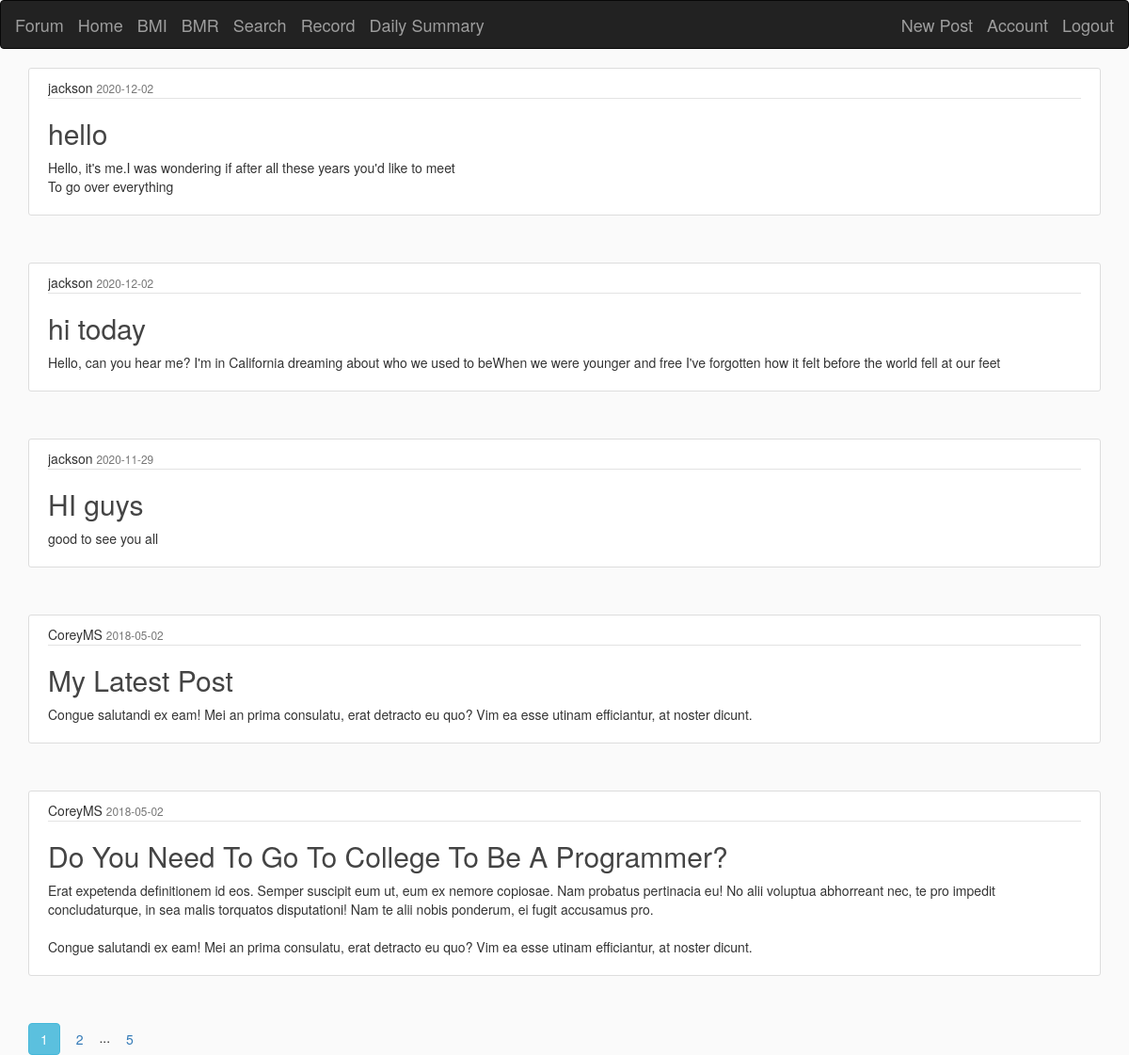
/home (signed in), run on the app's committed database.
### app_folder/models.py (models this page shows, shortened)
class Post(db.Model):
    id = db.Column(db.Integer, primary_key=True)
    title = db.Column(db.String(100), nullable=False)
    date_posted = db.Column(db.DateTime, nullable=False, default=datetime.utcnow)
    content = db.Column(db.Text, nullable=False)
    user_id = db.Column(db.Integer, db.ForeignKey('user.id'), nullable=False)

class User(db.Model, UserMixin):
    id = db.Column(db.Integer, primary_key=True)
    username = db.Column(db.String(20), unique=True, nullable=False)
    email = db.Column(db.String(120), unique=True, nullable=False)
    password = db.Column(db.String(60), nullable=False)
    posts = db.relationship('Post', backref='author', lazy=True)

### app_folder/routes.py (the view)
@app.route("/")
@app.route("/home")
def home():
    page = request.args.get('page', 1, type=int)
    posts = Post.query.order_by(Post.date_posted.desc()).paginate(page=page, per_page=5)
    return render_template('home.html', posts=posts)

### app_folder/models.py (called while the page is built)
@login_manager.user_loader
def load_user(user_id):
    return User.query.get(int(user_id))

### app_folder/templates/home.html
{% extends "layout.html" %}
{% block content %}
    {% for post in posts.items %}
        <article class="media content-section">
          <div class="media-body">
            <div class="article-metadata">
              <span class="mr-2" >{{ post.author.username }}</span>
              <small class="text-muted">{{ post.date_posted.strftime('%Y-%m-%d') }}</small>
            </div>
            <h2><span class="article-title" >{{ post.title }}</span></h2>
            <p class="article-content">{{ post.content }}</p>
          </div>
        </article>
    {% endfor %}
    {% for page_num in posts.iter_pages(left_edge=1, right_edge=1, left_current=1, right_current=2) %}
      {% if page_num %}
        {% if posts.page == page_num %}
          <a class="btn btn-info mb-4" href="{{ url_for('home', page=page_num) }}">{{ page_num }}</a>
        {% else %}
          <a class="btn btn-outline-info mb-4" href="{{ url_for('home', page=page_num) }}">{{ page_num }}</a>
        {% endif %}
      {% else %}
        ...
      {% endif %}
    {% endfor %}
{% endblock content %}

### app_folder/static/main.css (style rules this page uses)
body { background: #fafafa; color: #333333; }
h1, h2, h3, h4, h5, h6 { color: #444444; }
.content-section { background: #ffffff; padding: 10px 20px; border: 1px solid #dddddd; border-radius: 3px; margin-bottom: 50px; }
.article-title { color: #444444; }
.article-content { white-space: pre-line; }
.article-metadata { padding-bottom: 1px; margin-bottom: 4px; border-bottom: 1px solid #e3e3e3 }

### data on the page
Post: author.username "jackson", date_posted "2020-12-02", title "hello", content "Hello, it's me.I was wondering if after all these years you'd like to meet To go over everything"
Post: author.username "jackson", date_posted "2020-12-02", title "hi today", content "Hello, can you hear me? I'm in California dreaming about who we used to beWhen we were younger and free I've forgotten how it felt before the world fell at our feet"
Post: author.username "jackson", date_posted "2020-11-29", title "HI guys", content "good to see you all"
Post: author.username "CoreyMS", date_posted "2018-05-02", title "My Latest Post", content "Congue salutandi ex eam! Mei an prima consulatu, erat detracto eu quo? Vim ea esse utinam efficiantur, at noster dicunt."
Post: author.username "CoreyMS", date_posted "2018-05-02", title "Do You Need To Go To College To Be A Programmer?", content "Erat expetenda definitionem id eos. Semper suscipit eum ut, eum ex nemore copiosae. Nam probatus pertinacia eu! No alii voluptua abhorreant nec, te pro impedit concludaturque, in sea malis torquatos disputationi! Nam te alii nobis ponderum, ei fugit accusamus pro. Congue salutandi ex eam! Mei an prima consulatu, erat detracto eu quo? Vim ea esse utinam efficiantur, at noster dicunt."

### other printed values
{{ page_num }} "1"
{{ page_num }} "2" "5"
